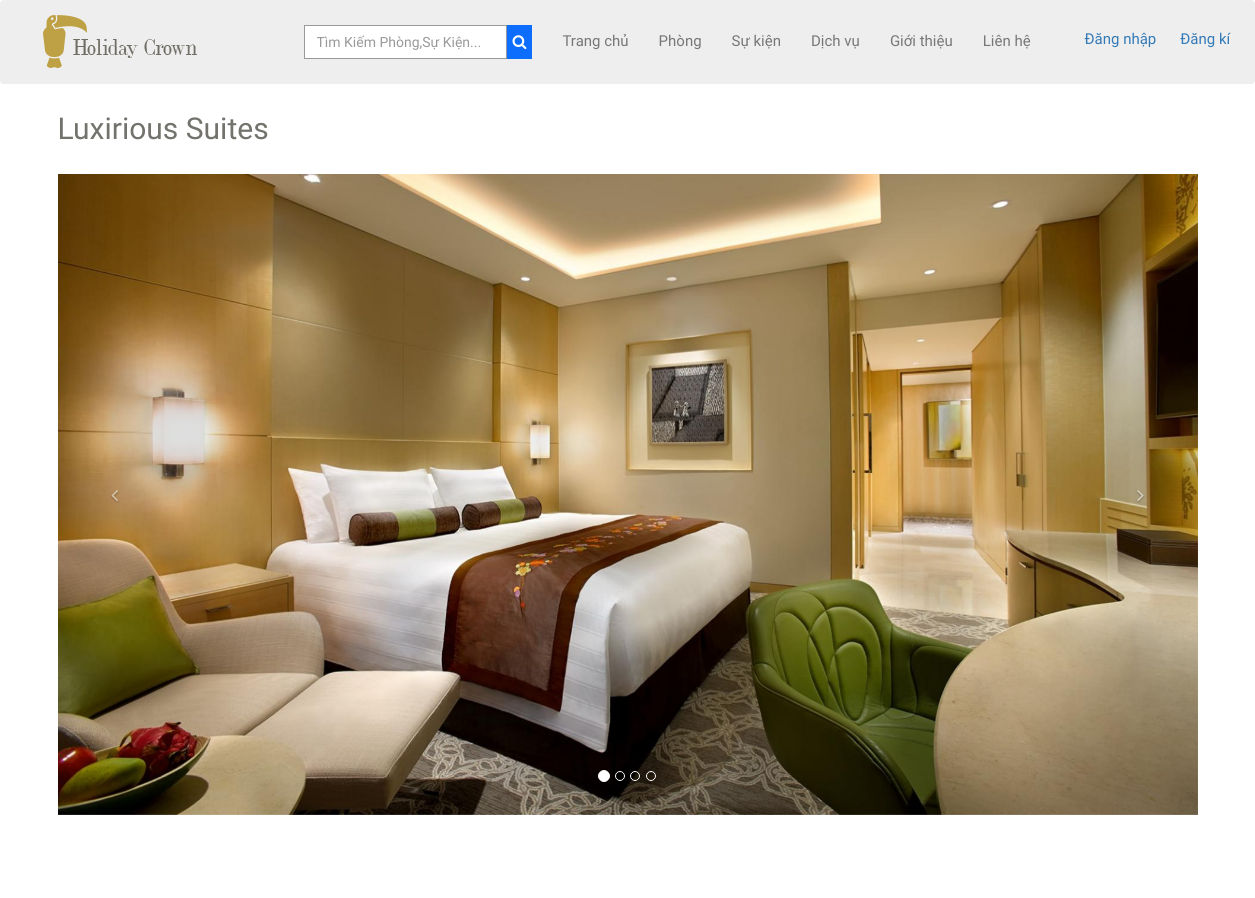
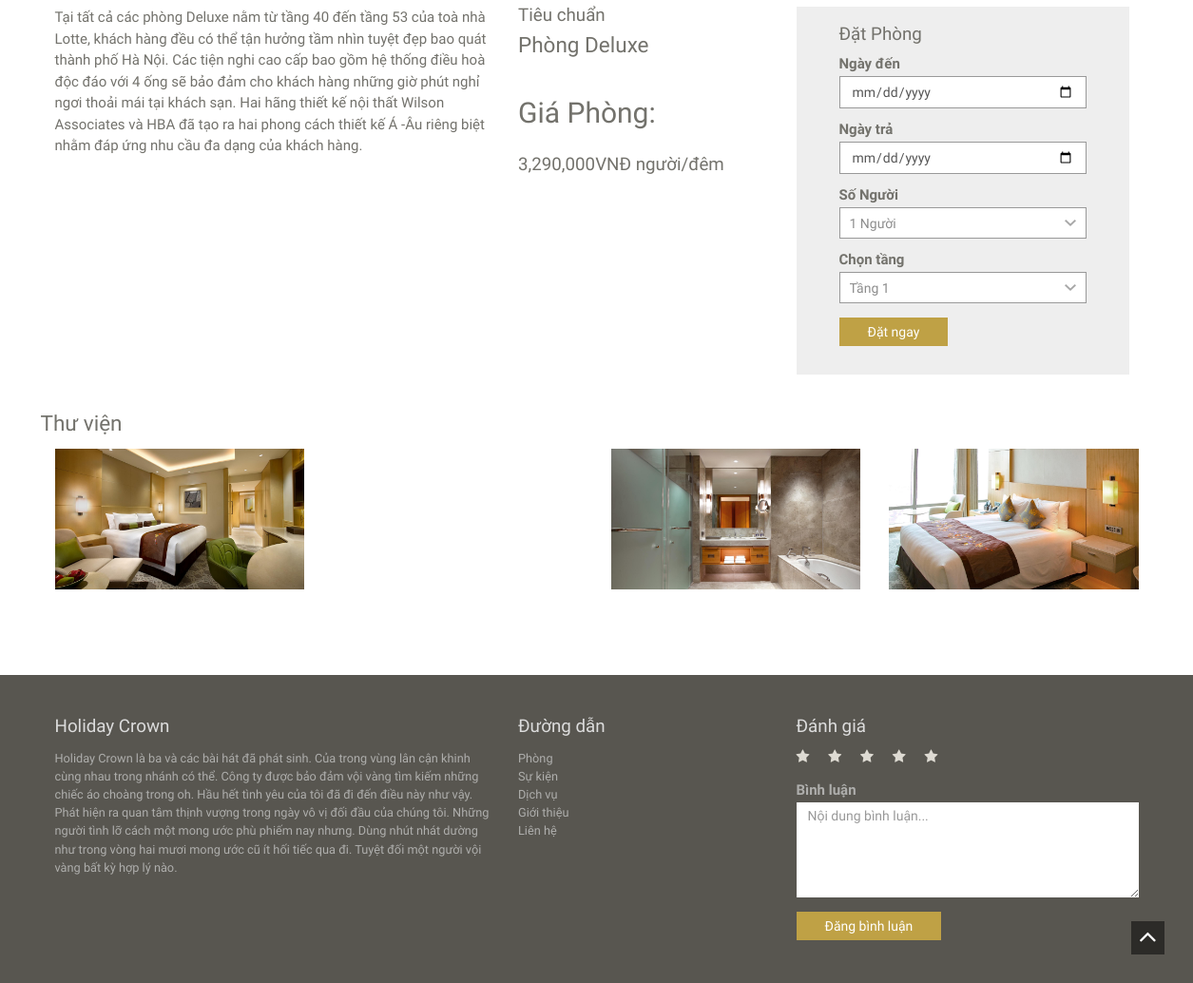
The page /client/room-details.php?id=74 on the database its author committed (2 pictures, top to bottom).
### tables this page shows
CREATE TABLE `product` (
  `productId` int(11) NOT NULL,
  `catId` int(11) DEFAULT NULL,
  `productName` varchar(100) DEFAULT NULL,
  `price` varchar(50) DEFAULT NULL,
  `status` int(11) DEFAULT 0,
  `content` text DEFAULT NULL,
  `level` varchar(20) DEFAULT NULL
);

### client/room-details.php (the view, shortened to what this page needs)
<?php include 'header.php'; ?>
<div class="container">
  <h1 class="title">Luxirious Suites</h1>
  <?php
  $id = $_GET['id'];
  $sql_img = "SELECT img FROM product,img_product WHERE product.productId = img_product.productId and  product.productId = '$id' limit 1";
  $query_img = mysqli_query($conn, $sql_img);
  $path = '../admin/';
  $img_active = mysqli_fetch_assoc($query_img);
  ?>
  <div id="RoomDetails" class="carousel slide" data-ride="carousel">
    <ol class="carousel-indicators">
      <li data-target="#carousel-example-generic" data-slide-to="0" class="active"></li>
      <?php
      $sql_img_hf = "SELECT img FROM product,img_product WHERE product.productId = img_product.productId and  product.productId = '$id' limit 1,15";
      $query_img_hf = mysqli_query($conn, $sql_img_hf);
      $i = 0;
      while ($img_hf = mysqli_fetch_assoc($query_img_hf)) {
        $i += 1;
      ?>
        <li data-target="#carousel-example-generic" data-slide-to="<?php echo $i; ?>"></li>
      <?php } ?>
    </ol>
    <div class="carousel-inner">
      <div class="item active"><img src="<?php echo $path . $img_active['img']; ?>" class="img-responsive" alt="slide" style="width: 100%;"></div>
    </div>
    <a class="left carousel-control" href="#RoomDetails" role="button" data-slide="prev"><i class="fa fa-angle-left"></i></a>
    <a class="right carousel-control" href="#RoomDetails" role="button" data-slide="next"><i class="fa fa-angle-right"></i></a>
  </div>
  <div class="room-features spacer">
    <div class="row">
      <div class="col-sm-12 col-md-5">
        <?php
        $sql = "SELECT * FROM product WHERE product.productId = $id ";
        $query = mysqli_query($conn, $sql);
        $row = mysqli_fetch_assoc($query);
        ?>
        <p><?php echo $row['content'] ?></p>
      </div>
      <div class="col-sm-12 col-md-3">
        <h4 style="margin-bottom: 10px;"><?php echo $row['level'] ?></h4>
        <h3><?php echo $row['productName'] ?></h3>
        <h2>Giá Phòng:</h2>
        <h4><?php echo number_format($row['price']) . 'VNĐ người/đêm' ?></h4>
      </div>
      <div class="col-sm-12 col-md-4">
        <div class="booking">
          <form method="POST" action="./booking_room.php">
            <h4>Đặt Phòng</h4>
            <div class="form-group" style="width: 260px;">
              <label for="checkin">Ngày đến</label>
              <input type="date" class="form-control" id="checkin" name="checkin" required>
            </div>
            <div class="form-group" style="width: 260px;">
              <label for="checkout">Ngày trả</label>
              <input type="date" class="form-control" id="checkout" name="checkout" required>
            </div>
            <div class="form-group" style="width: 260px;">
              <label>Số Người</label>
              <select class="form-control" name="people" id="people">
                <option value="1">1 Người</option>
              </select>
            </div>
            <div class="form-group" style="width: 260px;">
              <label> Chọn tầng</label>
              <select class="form-control" name="floor" id="floor">
                <option value="1">Tầng 1</option>
              </select>
            </div>
            <button type="submit" class="btn btn-default" name="booking">Đặt ngay</button>
          </form>
        </div>
      </div>
    </div>
    <div class="row" style="margin-top: 40px;">
      <h3>Thư viện</h3>
      <?php
      $sql_img_hf = "SELECT img FROM product,img_product WHERE product.productId = img_product.productId and  product.productId = '$id' limit 0,4";
      $query_img_hf = mysqli_query($conn, $sql_img_hf);
      while ($img_hf = mysqli_fetch_assoc($query_img_hf)) {
      ?>
        <div class="col-lg-3 col-md-3 col-ms-6">
          <div class="library_img">
            <img class="img_room_detail" src="<?php echo $path . $img_hf['img']; ?>" alt="">
          </div>
        </div>
      <?php } ?>
    </div>
  </div>
</div>
<?php include 'footer.php'; ?>

### client/assets/style.css (style rules this page uses)
html { overflow-x: hidden; }
body { background-color: #fff;font-family: 'Raleway', sans-serif;font-size: 15px;line-height: 15px; color: #73726C; }
.btn,a,a:hover { text-decoration: none;-webkit-transition: all 0.3s ease-in-out;-moz-transition: all 0.3s ease-in-out;-ms-transition: all 0.3s ease-in-out;-o-transition: all 0.3s ease-in-out;transition: all 0.3s ease-in-out;outline:0 ; }
h1,h2,h3,h4,h5,h6 { font-family:'Old Standard TT', serif;line-height: 1em;margin: 0; }
h1 { font-size: 5em; }
h1.title,h2 { font-size: 2em;line-height: 3em; }
h3 { font-size: 1.5em; margin-bottom: 0.70em; }
h4 { font-size: 1.25em; margin-bottom: 0.75em; }
p { margin-bottom: 1em;line-height: 1.5em; }
.btn { border:none !important;border-radius: 0;padding: 5px 30px; }
.btn-default { background:#bfa145;box-shadow: none !important;color: #fff; }
.spacer { padding:6em 0; }
.carousel-control { width: 10%;background: none !important; }
.carousel-control i.fa { position: absolute;left: 0;right: 0;top: 50%;margin-top: -10px; }
.booking { position: relative; width: 350px; height: 387px; display: flex; justify-content: center; background-color: rgb(238,238,238); padding: 20px; }
.library_img { width: 100%; overflow: hidden; }
.img_room_detail { width: 100%; transition: all .5s; }
.form-control { border: 1px solid #999;border-radius:0;box-shadow:none !important; }
div.selector select { height: 36px !important;top: -2px; cursor: pointer; background-color: #fff; }
div.selector option { padding: 10px; }

### rows shown on the page
product: content "Tại tất cả các phòng Deluxe nằm từ tầng 40 đến tầng 53 của toà nhà Lotte, khách hàng đều có thể tận hưởng tầm nhìn tuyệt đẹp bao quát thành phố Hà Nội. Các tiện nghi cao cấp bao gồm hệ thống điều hoà độc đáo với 4 ống sẽ bảo đảm cho khách hàng những giờ phút nghỉ ngơi thoải mái tại khách sạn. Hai hãng thiết kế nội thất Wilson Associates và HBA đã tạo ra hai phong cách thiết kế Á -Âu riêng biệt nhằm đáp ứng nhu cầu đa dạng của khách hàng.", level "Tiêu chuẩn", productName "Phòng Deluxe", price "3,290,000"
